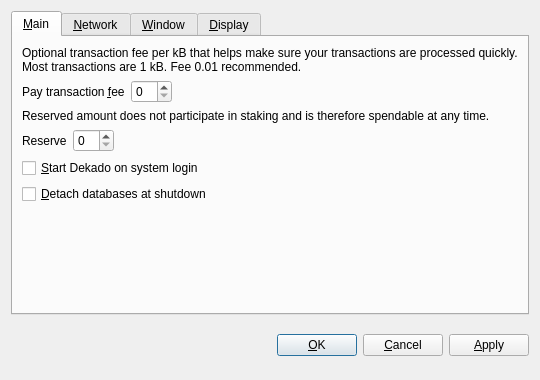
<?xml version="1.0" encoding="UTF-8"?>
<ui version="4.0">
 <class>OptionsDialog</class>
 <widget class="QDialog" name="OptionsDialog">
  <property name="geometry">
   <rect>
    <x>0</x>
    <y>0</y>
    <width>540</width>
    <height>380</height>
   </rect>
  </property>
  <property name="windowTitle">
   <string>Options</string>
  </property>
  <property name="modal">
   <bool>true</bool>
  </property>
  <layout class="QVBoxLayout" name="verticalLayout">
   <item>
    <widget class="QTabWidget" name="tabWidget">
     <property name="tabPosition">
      <enum>QTabWidget::North</enum>
     </property>
     <property name="currentIndex">
      <number>0</number>
     </property>
     <widget class="QWidget" name="tabMain">
      <attribute name="title">
       <string>&amp;Main</string>
      </attribute>
      <layout class="QVBoxLayout" name="verticalLayout_Main">
       <item>
        <widget class="QLabel" name="transactionFeeInfoLabel">
         <property name="text">
          <string>Optional transaction fee per kB that helps make sure your transactions are processed quickly. Most transactions are 1 kB. Fee 0.01 recommended.</string>
         </property>
         <property name="textFormat">
          <enum>Qt::PlainText</enum>
         </property>
         <property name="wordWrap">
          <bool>true</bool>
         </property>
        </widget>
       </item>
       <item>
        <layout class="QHBoxLayout" name="horizontalLayoutFee">
         <item>
          <widget class="QLabel" name="transactionFeeLabel">
           <property name="text">
            <string>Pay transaction &amp;fee</string>
           </property>
           <property name="textFormat">
            <enum>Qt::PlainText</enum>
           </property>
           <property name="buddy">
            <cstring>transactionFee</cstring>
           </property>
          </widget>
         </item>
         <item>
          <widget class="BitcoinAmountField" name="transactionFee"/>
         </item>
         <item>
          <spacer name="horizontalSpacerFee">
           <property name="orientation">
            <enum>Qt::Horizontal</enum>
           </property>
           <property name="sizeHint" stdset="0">
            <size>
             <width>40</width>
             <height>20</height>
            </size>
           </property>
          </spacer>
         </item>
        </layout>
       </item>
       <item>
        <widget class="QLabel" name="reserveBalanceInfoLabel">
         <property name="text">
          <string>Reserved amount does not participate in staking and is therefore spendable at any time.</string>
         </property>
         <property name="textFormat">
          <enum>Qt::PlainText</enum>
         </property>
         <property name="wordWrap">
          <bool>true</bool>
         </property>
        </widget>
       </item>
       <item>
        <layout class="QHBoxLayout" name="horizontalLayoutReserveBalance">
         <item>
          <widget class="QLabel" name="reserveBalanceLabel">
           <property name="text">
            <string>Reserve</string>
           </property>
           <property name="textFormat">
            <enum>Qt::PlainText</enum>
           </property>
           <property name="buddy">
            <cstring>reserveBalance</cstring>
           </property>
          </widget>
         </item>
         <item>
          <widget class="BitcoinAmountField" name="reserveBalance"/>
         </item>
         <item>
          <spacer name="horizontalSpacerReserveBalance">
           <property name="orientation">
            <enum>Qt::Horizontal</enum>
           </property>
           <property name="sizeHint" stdset="0">
            <size>
             <width>40</width>
             <height>20</height>
            </size>
           </property>
          </spacer>
         </item>
        </layout>
       </item>
       <item>
        <widget class="QCheckBox" name="bitcoinAtStartup">
         <property name="toolTip">
          <string>Automatically start Dekado after logging in to the system.</string>
         </property>
         <property name="text">
          <string>&amp;Start Dekado on system login</string>
         </property>
        </widget>
       </item>
       <item>
        <widget class="QCheckBox" name="detachDatabases">
         <property name="toolTip">
          <string>Detach block and address databases at shutdown. This means they can be moved to another data directory, but it slows down shutdown. The wallet is always detached.</string>
         </property>
         <property name="text">
          <string>&amp;Detach databases at shutdown</string>
         </property>
        </widget>
       </item>
       <item>
        <spacer name="verticalSpacer_Main">
         <property name="orientation">
          <enum>Qt::Vertical</enum>
         </property>
         <property name="sizeHint" stdset="0">
          <size>
           <width>20</width>
           <height>40</height>
          </size>
         </property>
        </spacer>
       </item>
      </layout>
     </widget>
     <widget class="QWidget" name="tabNetwork">
      <attribute name="title">
       <string>&amp;Network</string>
      </attribute>
      <layout class="QVBoxLayout" name="verticalLayout_Network">
       <item>
        <widget class="QCheckBox" name="mapPortUpnp">
         <property name="toolTip">
          <string>Automatically open the Dekado client port on the router. This only works when your router supports UPnP and it is enabled.</string>
         </property>
         <property name="text">
          <string>Map port using &amp;UPnP</string>
         </property>
        </widget>
       </item>
       <item>
        <widget class="QCheckBox" name="connectSocks">
         <property name="toolTip">
          <string>Connect to the Dekado network through a SOCKS proxy (e.g. when connecting through Tor).</string>
         </property>
         <property name="text">
          <string>&amp;Connect through SOCKS proxy:</string>
         </property>
        </widget>
       </item>
       <item>
        <layout class="QHBoxLayout" name="horizontalLayout_Network">
         <item>
          <widget class="QLabel" name="proxyIpLabel">
           <property name="text">
            <string>Proxy &amp;IP:</string>
           </property>
           <property name="textFormat">
            <enum>Qt::PlainText</enum>
           </property>
           <property name="buddy">
            <cstring>proxyIp</cstring>
           </property>
          </widget>
         </item>
         <item>
          <widget class="QValidatedLineEdit" name="proxyIp">
           <property name="maximumSize">
            <size>
             <width>140</width>
             <height>16777215</height>
            </size>
           </property>
           <property name="toolTip">
            <string>IP address of the proxy (e.g. 127.0.0.1)</string>
           </property>
          </widget>
         </item>
         <item>
          <widget class="QLabel" name="proxyPortLabel">
           <property name="text">
            <string>&amp;Port:</string>
           </property>
           <property name="textFormat">
            <enum>Qt::PlainText</enum>
           </property>
           <property name="buddy">
            <cstring>proxyPort</cstring>
           </property>
          </widget>
         </item>
         <item>
          <widget class="QLineEdit" name="proxyPort">
           <property name="maximumSize">
            <size>
             <width>55</width>
             <height>16777215</height>
            </size>
           </property>
           <property name="toolTip">
            <string>Port of the proxy (e.g. 9050)</string>
           </property>
          </widget>
         </item>
         <item>
          <widget class="QLabel" name="socksVersionLabel">
           <property name="text">
            <string>SOCKS &amp;Version:</string>
           </property>
           <property name="textFormat">
            <enum>Qt::PlainText</enum>
           </property>
           <property name="buddy">
            <cstring>socksVersion</cstring>
           </property>
          </widget>
         </item>
         <item>
          <widget class="QValueComboBox" name="socksVersion">
           <property name="toolTip">
            <string>SOCKS version of the proxy (e.g. 5)</string>
           </property>
          </widget>
         </item>
         <item>
          <spacer name="horizontalSpacer_Network">
           <property name="orientation">
            <enum>Qt::Horizontal</enum>
           </property>
           <property name="sizeHint" stdset="0">
            <size>
             <width>40</width>
             <height>20</height>
            </size>
           </property>
          </spacer>
         </item>
        </layout>
       </item>
       <item>
        <spacer name="verticalSpacer_Network">
         <property name="orientation">
          <enum>Qt::Vertical</enum>
         </property>
         <property name="sizeHint" stdset="0">
          <size>
           <width>20</width>
           <height>40</height>
          </size>
         </property>
        </spacer>
       </item>
      </layout>
     </widget>
     <widget class="QWidget" name="tabWindow">
      <attribute name="title">
       <string>&amp;Window</string>
      </attribute>
      <layout class="QVBoxLayout" name="verticalLayout_Window">
       <item>
        <widget class="QCheckBox" name="minimizeToTray">
         <property name="toolTip">
          <string>Show only a tray icon after minimizing the window.</string>
         </property>
         <property name="text">
          <string>&amp;Minimize to the tray instead of the taskbar</string>
         </property>
        </widget>
       </item>
       <item>
        <widget class="QCheckBox" name="minimizeOnClose">
         <property name="toolTip">
          <string>Minimize instead of exit the application when the window is closed. When this option is enabled, the application will be closed only after selecting Quit in the menu.</string>
         </property>
         <property name="text">
          <string>M&amp;inimize on close</string>
         </property>
        </widget>
       </item>
       <item>
        <spacer name="verticalSpacer_Window">
         <property name="orientation">
          <enum>Qt::Vertical</enum>
         </property>
         <property name="sizeHint" stdset="0">
          <size>
           <width>20</width>
           <height>40</height>
          </size>
         </property>
        </spacer>
       </item>
      </layout>
     </widget>
     <widget class="QWidget" name="tabDisplay">
      <attribute name="title">
       <string>&amp;Display</string>
      </attribute>
      <layout class="QVBoxLayout" name="verticalLayout_Display">
       <item>
        <layout class="QHBoxLayout" name="horizontalLayout_1_Display">
         <item>
          <widget class="QLabel" name="langLabel">
           <property name="text">
            <string>User Interface &amp;language:</string>
           </property>
           <property name="textFormat">
            <enum>Qt::PlainText</enum>
           </property>
           <property name="buddy">
            <cstring>lang</cstring>
           </property>
          </widget>
         </item>
         <item>
          <widget class="QValueComboBox" name="lang">
           <property name="toolTip">
            <string>The user interface language can be set here. This setting will take effect after restarting Dekado.</string>
           </property>
          </widget>
         </item>
        </layout>
       </item>
       <item>
        <layout class="QHBoxLayout" name="horizontalLayout_2_Display">
         <item>
          <widget class="QLabel" name="unitLabel">
           <property name="text">
            <string>&amp;Unit to show amounts in:</string>
           </property>
           <property name="textFormat">
            <enum>Qt::PlainText</enum>
           </property>
           <property name="buddy">
            <cstring>unit</cstring>
           </property>
          </widget>
         </item>
         <item>
          <widget class="QValueComboBox" name="unit">
           <property name="toolTip">
            <string>Choose the default subdivision unit to show in the interface and when sending coins.</string>
           </property>
          </widget>
         </item>
        </layout>
       </item>
       <item>
        <widget class="QCheckBox" name="displayAddresses">
         <property name="toolTip">
          <string>Whether to show Dekado addresses in the transaction list or not.</string>
         </property>
         <property name="text">
          <string>&amp;Display addresses in transaction list</string>
         </property>
        </widget>
       </item>
       <item>
        <widget class="QCheckBox" name="coinControlFeatures">
         <property name="toolTip">
          <string>Whether to show coin control features or not.</string>
         </property>
         <property name="text">
          <string>Display coin &amp;control features (experts only!)</string>
         </property>
        </widget>
       </item>
       <item>
        <spacer name="verticalSpacer_Display">
         <property name="orientation">
          <enum>Qt::Vertical</enum>
         </property>
         <property name="sizeHint" stdset="0">
          <size>
           <width>20</width>
           <height>40</height>
          </size>
         </property>
        </spacer>
       </item>
      </layout>
     </widget>
    </widget>
   </item>
   <item>
    <layout class="QHBoxLayout" name="horizontalLayout_Buttons">
     <item>
      <spacer name="horizontalSpacer_1">
       <property name="orientation">
        <enum>Qt::Horizontal</enum>
       </property>
       <property name="sizeHint" stdset="0">
        <size>
         <width>40</width>
         <height>48</height>
        </size>
       </property>
      </spacer>
     </item>
     <item>
      <widget class="QLabel" name="statusLabel">
       <property name="font">
        <font>
         <weight>75</weight>
         <bold>true</bold>
        </font>
       </property>
       <property name="text">
        <string/>
       </property>
       <property name="textFormat">
        <enum>Qt::PlainText</enum>
       </property>
       <property name="wordWrap">
        <bool>true</bool>
       </property>
      </widget>
     </item>
     <item>
      <spacer name="horizontalSpacer_2">
       <property name="orientation">
        <enum>Qt::Horizontal</enum>
       </property>
       <property name="sizeHint" stdset="0">
        <size>
         <width>40</width>
         <height>48</height>
        </size>
       </property>
      </spacer>
     </item>
     <item>
      <widget class="QPushButton" name="okButton">
       <property name="text">
        <string>&amp;OK</string>
       </property>
      </widget>
     </item>
     <item>
      <widget class="QPushButton" name="cancelButton">
       <property name="text">
        <string>&amp;Cancel</string>
       </property>
       <property name="autoDefault">
        <bool>false</bool>
       </property>
      </widget>
     </item>
     <item>
      <widget class="QPushButton" name="applyButton">
       <property name="text">
        <string>&amp;Apply</string>
       </property>
       <property name="autoDefault">
        <bool>false</bool>
       </property>
      </widget>
     </item>
    </layout>
   </item>
  </layout>
 </widget>
 <customwidgets>
  <customwidget>
   <class>BitcoinAmountField</class>
   <extends>QSpinBox</extends>
   <header>bitcoinamountfield.h</header>
  </customwidget>
  <customwidget>
   <class>QValueComboBox</class>
   <extends>QComboBox</extends>
   <header>qvaluecombobox.h</header>
  </customwidget>
  <customwidget>
   <class>QValidatedLineEdit</class>
   <extends>QLineEdit</extends>
   <header>qvalidatedlineedit.h</header>
  </customwidget>
 </customwidgets>
 <resources/>
 <connections/>
</ui>
